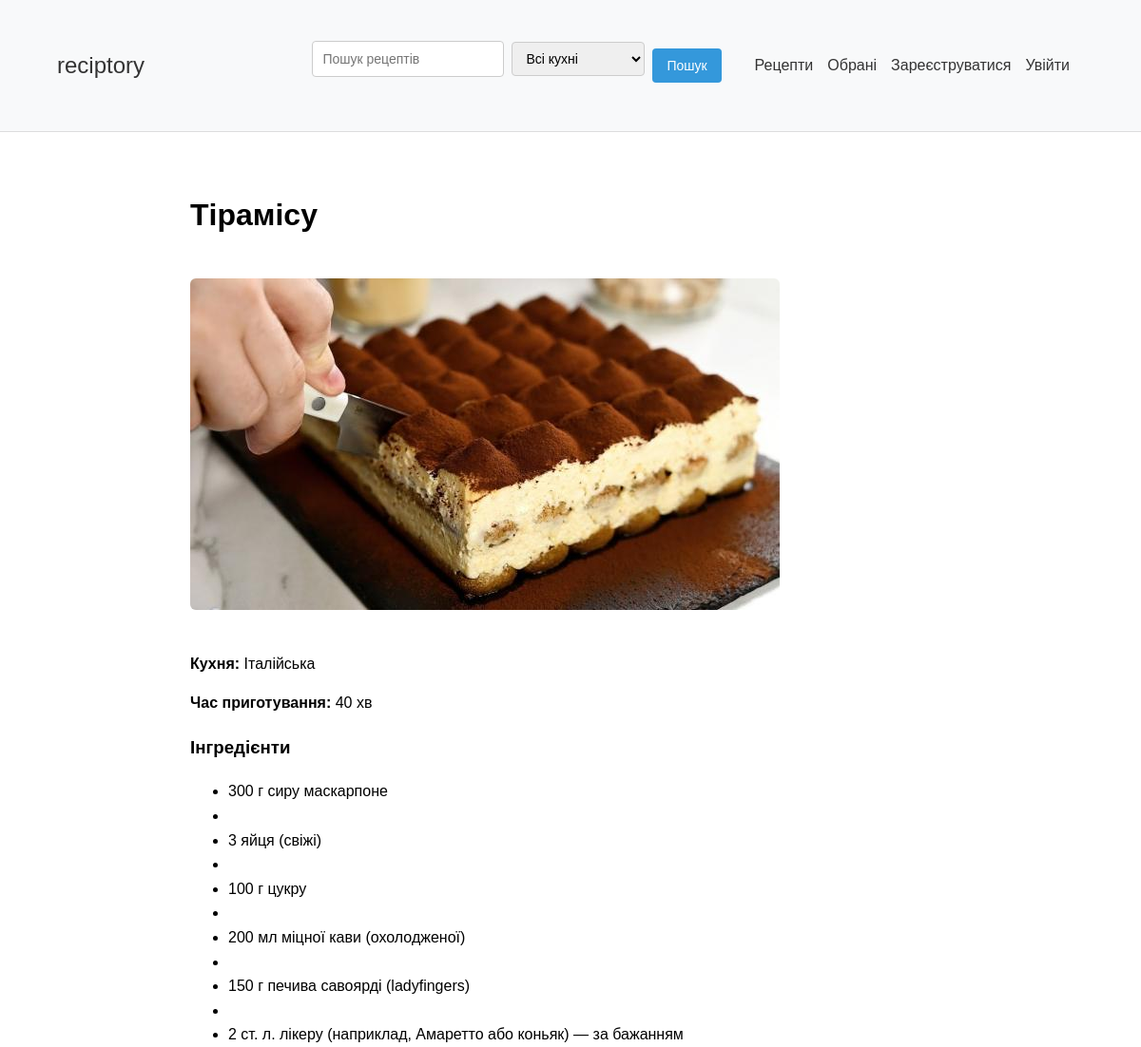
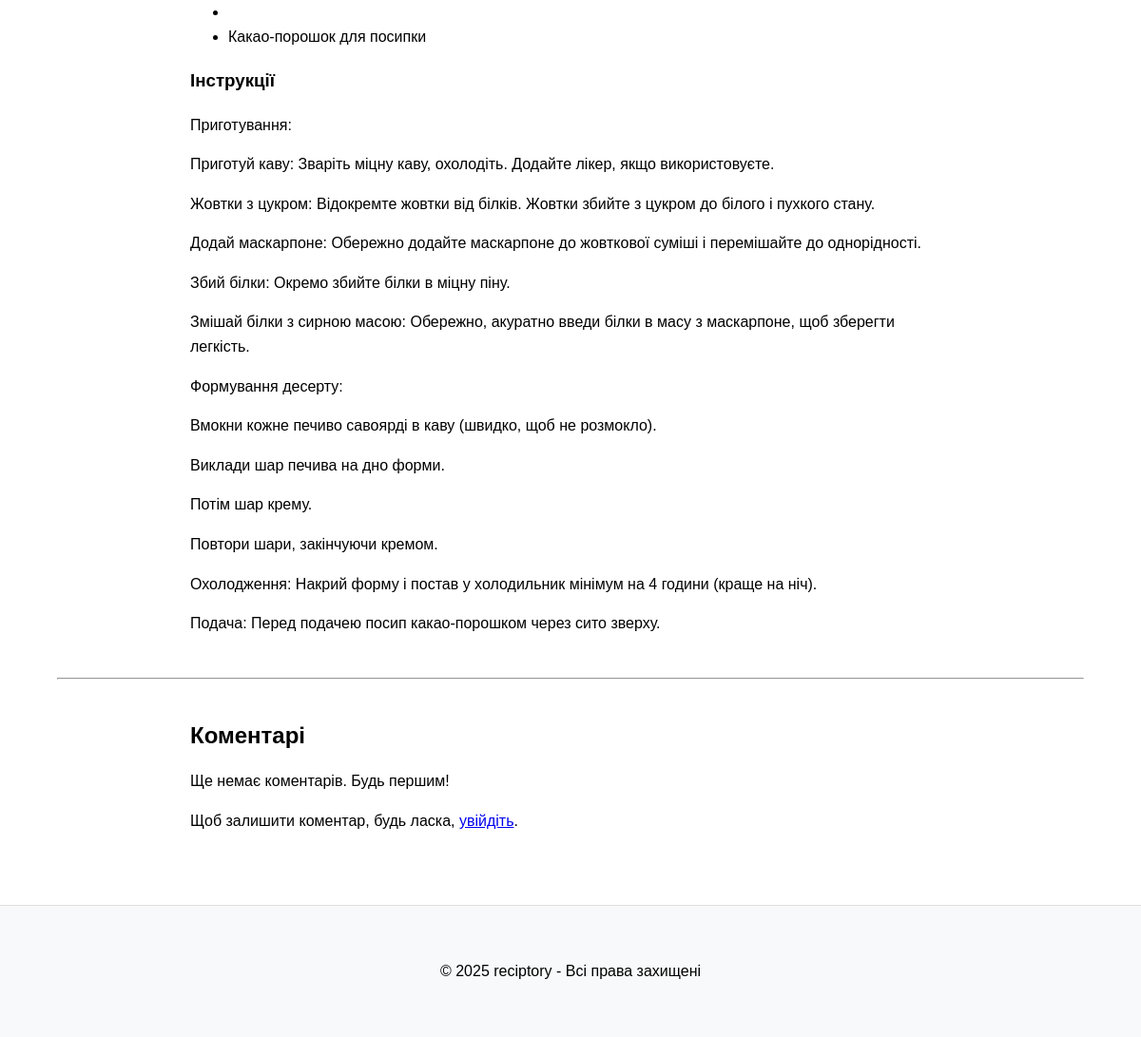
The page /recipe/5/ on the database its author committed (2 pictures, top to bottom).
### polls/models.py (models this page shows, shortened)
class Recipe(models.Model):
    CUISINE_CHOICES = [
        ('ukrainian', 'Українська'),
        ('italian', 'Італійська'),
        ('french', 'Французька'),
        ('indian', 'Індійська'),
        ('chinese', 'Китайська'),
        ('japanese', 'Японська'),
        ('american', 'Американська'),
        ('mexican', 'Мексиканська'),
        ('thai', 'Тайська'),
        ('other', 'Інша'),
    ]
    title = models.CharField(max_length=200, verbose_name="Назва")
    ingredients = models.TextField(verbose_name="Інгредієнти")
    instructions = models.TextField(verbose_name="Інструкції")
    cooking_time = models.PositiveIntegerField(verbose_name="Час приготування (хв)")
    cuisine = models.CharField(max_length=20, choices=CUISINE_CHOICES, default='ukrainian', verbose_name="Кухня")
    author = models.ForeignKey(User, on_delete=models.CASCADE, related_name='recipes', verbose_name="Автор")
    created_at = models.DateTimeField(auto_now_add=True, verbose_name="Створено")
    updated_at = models.DateTimeField(auto_now=True, verbose_name="Оновлено")
    image = models.ImageField(upload_to='recipes/', null=True, blank=True, verbose_name="Зображення")
    class Meta:
        verbose_name = "Рецепт"
        verbose_name_plural = "Рецепти"
        ordering = ['-created_at']

### polls/views.py (the view)
# urls.py: path('recipe/<int:recipe_id>/', views.recipe_detail, name='recipe_detail'),
def recipe_detail(request, recipe_id):
    recipe = get_object_or_404(Recipe, id=recipe_id)
    comments = recipe.comments.all()
    is_favorite = False
    if request.user.is_authenticated:
        is_favorite = Favorite.objects.filter(user=request.user, recipe=recipe).exists()
    if request.method == 'POST' and request.user.is_authenticated:
        comment_form = CommentForm(request.POST)
        if comment_form.is_valid():
            new_comment = comment_form.save(commit=False)
            new_comment.recipe = recipe
            new_comment.author = request.user
            new_comment.save()
            messages.success(request, "Коментар додано успішно!")
            return redirect('polls:recipe_detail', recipe_id=recipe.id)
    else:
        comment_form = CommentForm()
    return render(request, 'recipe_detail.html', {
        'recipe': recipe,
        'comments': comments,
        'is_favorite': is_favorite,
        'comment_form': comment_form,
    })

### polls/forms.py
class CommentForm(forms.ModelForm):
    class Meta:
        model = Comment
        fields = ['text']
        widgets = {
            'text': forms.Textarea(attrs={'rows': 3, 'placeholder': 'Напишіть ваш коментар'}),
        }

### polls/templates/recipe_detail.html (shortened to what this page needs)
{% extends "base.html" %}
{% block content %}
<div class="recipe-detail">
    <div style="display: flex; justify-content: space-between; align-items: center; margin-bottom: 20px;">
        <h1>{{ recipe.title }}</h1>
    </div>
    {% if recipe.image %}
        <img src="{{ recipe.image.url }}" alt="Зображення рецепту" style="max-width: 100%; margin-bottom: 20px;">
    {% endif %}
    <p><strong>Кухня:</strong> {{ recipe.get_cuisine_display }}</p>
    <p><strong>Час приготування:</strong> {{ recipe.cooking_time }} хв</p>
    <h3>Інгредієнти</h3>
    <ul>
        {% for item in recipe.ingredients.splitlines %}
            <li>{{ item }}</li>
        {% endfor %}
    </ul>
    <h3>Інструкції</h3>
    <p>{{ recipe.instructions|linebreaks }}</p>
</div>
<hr>
<div class="comments-section" style="max-width: 800px; margin: 40px auto 0;">
    <h2>Коментарі</h2>
    {% for comment in comments %}
        <div class="comment" style="border-bottom: 1px solid #ddd; padding: 10px 0;">
            <p><strong>{{ comment.author.username }}</strong> — {{ comment.created_at|date:"d.m.Y H:i" }}</p>
            <p>{{ comment.text|linebreaks }}</p>
            {% if user == comment.author %}
                <a href="{% url 'polls:comment_edit' comment.id %}">Редагувати</a> |
                <a href="{% url 'polls:comment_delete' comment.id %}">Видалити</a>
            {% endif %}
        </div>
    {% empty %}
        <p>Ще немає коментарів. Будь першим!</p>
    {% endfor %}
    {% if user.is_authenticated %}
        <h3>Додати коментар</h3>
        <form method="post" action="">
            {% csrf_token %}
            {{ comment_form.as_p }}
            <button type="submit" style="background-color:#3498db; color:white; border:none; padding:10px 15px; border-radius:4px; cursor:pointer;">Відправити</button>
        </form>
    {% else %}
        <p>Щоб залишити коментар, будь ласка, <a href="{% url 'polls:login' %}">увійдіть</a>.</p>
    {% endif %}
</div>
{% endblock %}

### polls/templates/base.html (style rules this page uses)
body { font-family: Arial, sans-serif; line-height: 1.6; margin: 0; padding: 0; }

### polls/templates/recipe_detail.html (style rules this page uses)
.recipe-detail { max-width: 800px; margin: 0 auto; padding: 20px; }
img { border-radius: 6px; }
.comments-section { font-family: Arial, sans-serif; }
.comments-section h2, .comments-section h3 { margin-bottom: 15px; }

### rows shown on the page
Recipe: title "Тірамісу", image (placeholder picture), cuisine "Італійська", cooking_time "40", instructions "Приготування: Приготуй каву: Зваріть міцну каву, охолодіть. Додайте лікер, якщо використовуєте. Жовтки з цукром: Відокремте жовтки від білків. Жовтки збийте з цукром до білого і пухкого стану. Додай маскарпоне: Обережно додайте маскарпоне до жовткової суміші і перемішайте до однорідності. Збий білки: Окремо збийте білки в міцну піну. Змішай білки з сирною масою: Обережно, акуратно введи білки в масу з маскарпоне, щоб зберегти легкість. Формування десерту: Вмокни кожне печиво савоярді в каву (швидко, щоб не розмокло). Виклади шар печива на дно форми. Потім шар крему. Повтори шари, закінчуючи кремом. Охолодження: Накрий форму і постав у холодильник мінімум на 4 години (краще на ніч). Подача:…"

### other values the page prints
{{ item }} "300 г сиру маскарпоне" "3 яйця (свіжі)" "100 г цукру" "200 мл міцної кави (охолодженої)" "150 г печива савоярді (ladyfingers)" "2 ст. л. лікеру (наприклад, Амаретто або коньяк) — за бажанням" "Какао-порошок для посипки"
